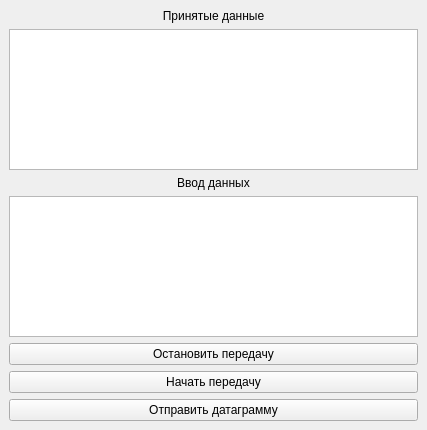
<?xml version="1.0" encoding="UTF-8"?>
<ui version="4.0">
 <class>MainWindow</class>
 <widget class="QMainWindow" name="MainWindow">
  <property name="geometry">
   <rect>
    <x>0</x>
    <y>0</y>
    <width>427</width>
    <height>430</height>
   </rect>
  </property>
  <property name="windowTitle">
   <string>MainWindow</string>
  </property>
  <widget class="QWidget" name="centralwidget">
   <layout class="QVBoxLayout" name="verticalLayout">
    <item>
     <widget class="QLabel" name="lb_receiveData">
      <property name="text">
       <string>Принятые данные</string>
      </property>
      <property name="alignment">
       <set>Qt::AlignCenter</set>
      </property>
     </widget>
    </item>
    <item>
     <widget class="QTextEdit" name="te_result"/>
    </item>
    <item>
     <widget class="QLabel" name="lb_inputData">
      <property name="text">
       <string>Ввод данных</string>
      </property>
      <property name="alignment">
       <set>Qt::AlignCenter</set>
      </property>
     </widget>
    </item>
    <item>
     <widget class="QTextEdit" name="te_input"/>
    </item>
    <item>
     <widget class="QPushButton" name="pb_stop">
      <property name="text">
       <string>Остановить передачу</string>
      </property>
     </widget>
    </item>
    <item>
     <widget class="QPushButton" name="pb_start">
      <property name="text">
       <string>Начать передачу</string>
      </property>
     </widget>
    </item>
    <item>
     <widget class="QPushButton" name="pb_send">
      <property name="text">
       <string>Отправить датаграмму</string>
      </property>
     </widget>
    </item>
   </layout>
  </widget>
 </widget>
 <resources/>
 <connections/>
</ui>
